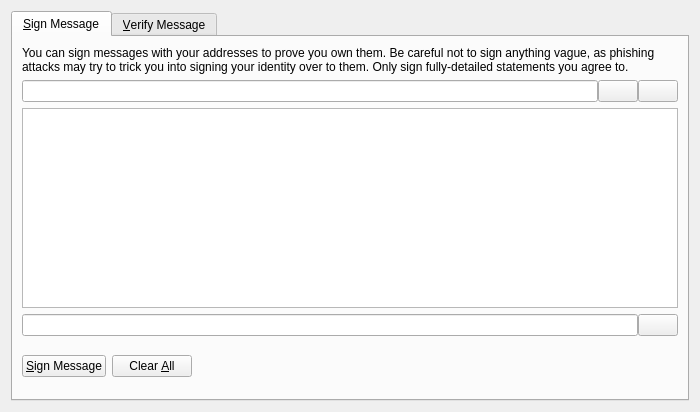
<?xml version="1.0" encoding="UTF-8"?>
<ui version="4.0">
 <class>SignVerifyMessageDialog</class>
 <widget class="QDialog" name="SignVerifyMessageDialog">
  <property name="geometry">
   <rect>
    <x>0</x>
    <y>0</y>
    <width>700</width>
    <height>412</height>
   </rect>
  </property>
  <property name="windowTitle">
   <string>Signatures - Sign / Verify a Message</string>
  </property>
  <property name="styleSheet">
   <string notr="true">

</string>
  </property>
  <property name="modal">
   <bool>true</bool>
  </property>
  <layout class="QVBoxLayout" name="verticalLayout">
   <item>
    <widget class="QTabWidget" name="tabWidget">
     <property name="currentIndex">
      <number>0</number>
     </property>
     <widget class="QWidget" name="tabSignMessage">
      <attribute name="title">
       <string>&amp;Sign Message</string>
      </attribute>
      <layout class="QVBoxLayout" name="verticalLayout_SM">
       <item>
        <widget class="QLabel" name="infoLabel_SM">
         <property name="text">
          <string>You can sign messages with your addresses to prove you own them. Be careful not to sign anything vague, as phishing attacks may try to trick you into signing your identity over to them. Only sign fully-detailed statements you agree to.</string>
         </property>
         <property name="textFormat">
          <enum>Qt::PlainText</enum>
         </property>
         <property name="wordWrap">
          <bool>true</bool>
         </property>
        </widget>
       </item>
       <item>
        <layout class="QHBoxLayout" name="horizontalLayout_1_SM">
         <property name="spacing">
          <number>0</number>
         </property>
         <item>
          <widget class="QValidatedLineEdit" name="addressIn_SM">
           <property name="toolTip">
            <string>&lt;html&gt;&lt;head/&gt;&lt;body&gt;&lt;p&gt;The address to sign the message with &lt;/p&gt;&lt;/body&gt;&lt;/html&gt;</string>
           </property>
           <property name="maxLength">
            <number>34</number>
           </property>
          </widget>
         </item>
         <item>
          <widget class="QPushButton" name="addressBookButton_SM">
           <property name="toolTip">
            <string>Choose an address from the address book</string>
           </property>
           <property name="text">
            <string/>
           </property>
           <property name="icon">
            <iconset resource="../bitcoin.qrc">
             <normaloff>:/icons/address-book</normaloff>:/icons/address-book</iconset>
           </property>
           <property name="shortcut">
            <string>Alt+A</string>
           </property>
           <property name="autoDefault">
            <bool>false</bool>
           </property>
          </widget>
         </item>
         <item>
          <widget class="QPushButton" name="pasteButton_SM">
           <property name="toolTip">
            <string>Paste address from clipboard</string>
           </property>
           <property name="text">
            <string/>
           </property>
           <property name="icon">
            <iconset resource="../bitcoin.qrc">
             <normaloff>:/icons/editpaste</normaloff>:/icons/editpaste</iconset>
           </property>
           <property name="shortcut">
            <string>Alt+P</string>
           </property>
           <property name="autoDefault">
            <bool>false</bool>
           </property>
          </widget>
         </item>
        </layout>
       </item>
       <item>
        <widget class="QPlainTextEdit" name="messageIn_SM">
         <property name="toolTip">
          <string>Enter the message you want to sign here</string>
         </property>
        </widget>
       </item>
       <item>
        <layout class="QHBoxLayout" name="horizontalLayout_2_SM">
         <property name="spacing">
          <number>0</number>
         </property>
         <item>
          <widget class="QLineEdit" name="signatureOut_SM">
           <property name="font">
            <font>
             <italic>true</italic>
            </font>
           </property>
           <property name="readOnly">
            <bool>true</bool>
           </property>
          </widget>
         </item>
         <item>
          <widget class="QPushButton" name="copySignatureButton_SM">
           <property name="toolTip">
            <string>Copy the current signature to the system clipboard</string>
           </property>
           <property name="text">
            <string/>
           </property>
           <property name="icon">
            <iconset resource="../bitcoin.qrc">
             <normaloff>:/icons/editcopy</normaloff>:/icons/editcopy</iconset>
           </property>
           <property name="autoDefault">
            <bool>false</bool>
           </property>
          </widget>
         </item>
        </layout>
       </item>
       <item>
        <layout class="QHBoxLayout" name="horizontalLayout_3_SM">
         <item>
          <widget class="QPushButton" name="signMessageButton_SM">
           <property name="toolTip">
            <string>Sign the message to prove you own this FItAllCoin address</string>
           </property>
           <property name="text">
            <string>&amp;Sign Message</string>
           </property>
           <property name="icon">
            <iconset resource="../bitcoin.qrc">
             <normaloff>:/icons/edit</normaloff>:/icons/edit</iconset>
           </property>
           <property name="autoDefault">
            <bool>false</bool>
           </property>
          </widget>
         </item>
         <item>
          <widget class="QPushButton" name="clearButton_SM">
           <property name="toolTip">
            <string>Reset all sign message fields</string>
           </property>
           <property name="text">
            <string>Clear &amp;All</string>
           </property>
           <property name="icon">
            <iconset resource="../bitcoin.qrc">
             <normaloff>:/icons/remove</normaloff>:/icons/remove</iconset>
           </property>
           <property name="autoDefault">
            <bool>false</bool>
           </property>
          </widget>
         </item>
         <item>
          <spacer name="horizontalSpacer_1_SM">
           <property name="orientation">
            <enum>Qt::Horizontal</enum>
           </property>
           <property name="sizeHint" stdset="0">
            <size>
             <width>40</width>
             <height>48</height>
            </size>
           </property>
          </spacer>
         </item>
         <item>
          <widget class="QLabel" name="statusLabel_SM">
           <property name="font">
            <font>
             <weight>50</weight>
             <bold>false</bold>
            </font>
           </property>
           <property name="text">
            <string/>
           </property>
           <property name="wordWrap">
            <bool>true</bool>
           </property>
          </widget>
         </item>
         <item>
          <spacer name="horizontalSpacer_2_SM">
           <property name="orientation">
            <enum>Qt::Horizontal</enum>
           </property>
           <property name="sizeHint" stdset="0">
            <size>
             <width>40</width>
             <height>48</height>
            </size>
           </property>
          </spacer>
         </item>
        </layout>
       </item>
      </layout>
     </widget>
     <widget class="QWidget" name="tabVerifyMessage">
      <attribute name="title">
       <string>&amp;Verify Message</string>
      </attribute>
      <layout class="QVBoxLayout" name="verticalLayout_VM">
       <item>
        <widget class="QLabel" name="infoLabel_VM">
         <property name="text">
          <string>Enter the signing address, message (ensure you copy line breaks, spaces, tabs, etc. exactly) and signature below to verify the message. Be careful not to read more into the signature than what is in the signed message itself, to avoid being tricked by a man-in-the-middle attack.</string>
         </property>
         <property name="textFormat">
          <enum>Qt::PlainText</enum>
         </property>
         <property name="alignment">
          <set>Qt::AlignLeading|Qt::AlignLeft|Qt::AlignTop</set>
         </property>
         <property name="wordWrap">
          <bool>true</bool>
         </property>
        </widget>
       </item>
       <item>
        <layout class="QHBoxLayout" name="horizontalLayout_1_VM">
         <property name="spacing">
          <number>0</number>
         </property>
         <item>
          <widget class="QValidatedLineEdit" name="addressIn_VM">
           <property name="toolTip">
            <string>&lt;html&gt;&lt;head/&gt;&lt;body&gt;&lt;p&gt;The address the message was signed with &lt;/p&gt;&lt;/body&gt;&lt;/html&gt;</string>
           </property>
           <property name="maxLength">
            <number>34</number>
           </property>
          </widget>
         </item>
         <item>
          <widget class="QPushButton" name="addressBookButton_VM">
           <property name="toolTip">
            <string>Choose an address from the address book</string>
           </property>
           <property name="text">
            <string/>
           </property>
           <property name="icon">
            <iconset resource="../bitcoin.qrc">
             <normaloff>:/icons/address-book</normaloff>:/icons/address-book</iconset>
           </property>
           <property name="shortcut">
            <string>Alt+A</string>
           </property>
           <property name="autoDefault">
            <bool>false</bool>
           </property>
          </widget>
         </item>
        </layout>
       </item>
       <item>
        <widget class="QPlainTextEdit" name="messageIn_VM"/>
       </item>
       <item>
        <widget class="QValidatedLineEdit" name="signatureIn_VM"/>
       </item>
       <item>
        <layout class="QHBoxLayout" name="horizontalLayout_2_VM">
         <item>
          <widget class="QPushButton" name="verifyMessageButton_VM">
           <property name="toolTip">
            <string>Verify the message to ensure it was signed with the specified FItAllCoin address</string>
           </property>
           <property name="text">
            <string>&amp;Verify Message</string>
           </property>
           <property name="icon">
            <iconset resource="../bitcoin.qrc">
             <normaloff>:/icons/transaction_0</normaloff>:/icons/transaction_0</iconset>
           </property>
           <property name="autoDefault">
            <bool>false</bool>
           </property>
          </widget>
         </item>
         <item>
          <widget class="QPushButton" name="clearButton_VM">
           <property name="toolTip">
            <string>Reset all verify message fields</string>
           </property>
           <property name="text">
            <string>Clear &amp;All</string>
           </property>
           <property name="icon">
            <iconset resource="../bitcoin.qrc">
             <normaloff>:/icons/remove</normaloff>:/icons/remove</iconset>
           </property>
           <property name="autoDefault">
            <bool>false</bool>
           </property>
          </widget>
         </item>
         <item>
          <spacer name="horizontalSpacer_1_VM">
           <property name="orientation">
            <enum>Qt::Horizontal</enum>
           </property>
           <property name="sizeHint" stdset="0">
            <size>
             <width>40</width>
             <height>48</height>
            </size>
           </property>
          </spacer>
         </item>
         <item>
          <widget class="QLabel" name="statusLabel_VM">
           <property name="font">
            <font>
             <weight>50</weight>
             <bold>false</bold>
            </font>
           </property>
           <property name="text">
            <string/>
           </property>
           <property name="wordWrap">
            <bool>true</bool>
           </property>
          </widget>
         </item>
         <item>
          <spacer name="horizontalSpacer_2_VM">
           <property name="orientation">
            <enum>Qt::Horizontal</enum>
           </property>
           <property name="sizeHint" stdset="0">
            <size>
             <width>40</width>
             <height>48</height>
            </size>
           </property>
          </spacer>
         </item>
        </layout>
       </item>
      </layout>
     </widget>
    </widget>
   </item>
  </layout>
 </widget>
 <customwidgets>
  <customwidget>
   <class>QValidatedLineEdit</class>
   <extends>QLineEdit</extends>
   <header>qvalidatedlineedit.h</header>
  </customwidget>
 </customwidgets>
 <resources>
  <include location="../bitcoin.qrc"/>
 </resources>
 <connections/>
</ui>
